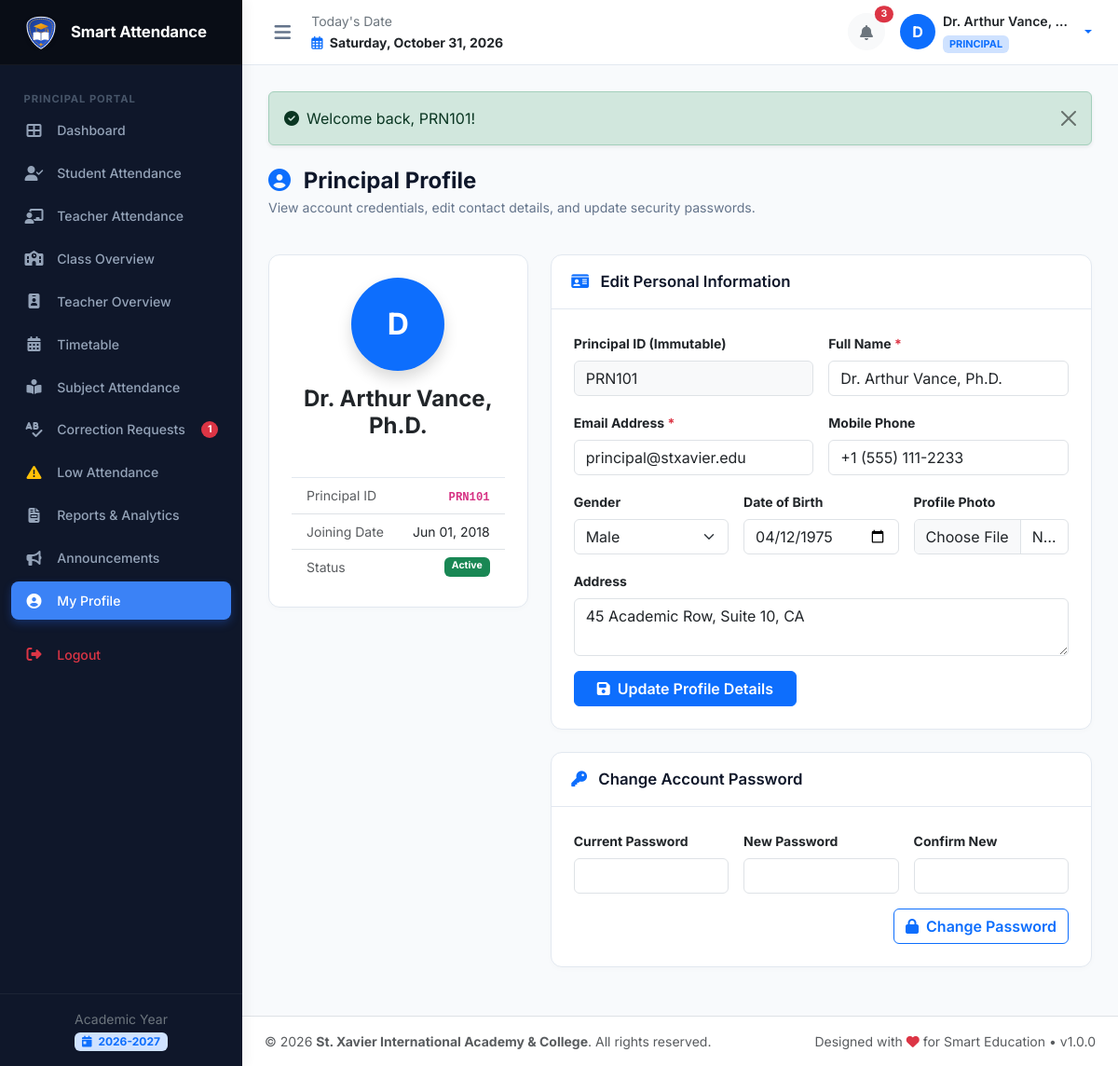
The app's page /principal/profile.php (signed in) with its own data.
### tables this page shows
CREATE TABLE `academic_years` (
  `id` INT AUTO_INCREMENT PRIMARY KEY,
  `name` VARCHAR(50) NOT NULL UNIQUE,
  `start_date` DATE NOT NULL,
  `end_date` DATE NOT NULL,
  `is_current` TINYINT(1) NOT NULL DEFAULT 0,
  `status` ENUM('active', 'archived') NOT NULL DEFAULT 'active',
  `created_at` TIMESTAMP DEFAULT CURRENT_TIMESTAMP
);

CREATE TABLE `principals` (
  `id` INT AUTO_INCREMENT PRIMARY KEY,
  `user_id` INT NOT NULL UNIQUE,
  `principal_id` VARCHAR(50) NOT NULL UNIQUE,
  `full_name` VARCHAR(150) NOT NULL,
  `photo` VARCHAR(255) NULL,
  `dob` DATE NULL,
  `gender` ENUM('male', 'female', 'other') DEFAULT 'male',
  `email` VARCHAR(120) NULL,
  `mobile` VARCHAR(25) NULL,
  `address` TEXT NULL,
  `joining_date` DATE NULL,
  `created_at` TIMESTAMP DEFAULT CURRENT_TIMESTAMP,
  `updated_at` TIMESTAMP DEFAULT CURRENT_TIMESTAMP ON UPDATE CURRENT_TIMESTAMP,
  FOREIGN KEY (`user_id`) REFERENCES `users`(`id`) ON DELETE CASCADE
);

CREATE TABLE `users` (
  `id` INT AUTO_INCREMENT PRIMARY KEY,
  `user_id` VARCHAR(50) NOT NULL UNIQUE,
  `password_hash` VARCHAR(255) NOT NULL,
  `role` ENUM('admin', 'principal', 'teacher', 'student') NOT NULL,
  `status` ENUM('active', 'inactive') NOT NULL DEFAULT 'active',
  `remember_token` VARCHAR(100) NULL,
  `last_login` DATETIME NULL,
  `created_at` TIMESTAMP DEFAULT CURRENT_TIMESTAMP,
  `updated_at` TIMESTAMP DEFAULT CURRENT_TIMESTAMP ON UPDATE CURRENT_TIMESTAMP,
  INDEX `idx_role_status` (`role`, `status`)
);

### principal/profile.php (the view, shortened to what the rows shown need)
<?php
require_once __DIR__ . '/../includes/functions.php';
require_once __DIR__ . '/../includes/auth.php';
$pdo = get_db_connection();
$currentUser = current_user();
$userId = (int)$currentUser['id'];
$pStmt = $pdo->prepare("SELECT p.*, u.user_id, u.status, u.last_login
                        FROM principals p
                        JOIN users u ON p.user_id = u.id
                        WHERE p.user_id = ?");
$pStmt->execute([$userId]);
$profile = $pStmt->fetch();
require_once __DIR__ . '/../includes/header.php';
require_once __DIR__ . '/../includes/sidebar.php';
require_once __DIR__ . '/../includes/navbar.php';
?>
<div class="page-header">
  <div>
    <h1 class="page-title"><i class="fas fa-user-circle me-2 text-primary"></i> Principal Profile</h1>
  </div>
</div>
<div class="row g-4">
  <div class="col-lg-4">
    <div class="card card-custom text-center p-4">
      <?php if (!empty($profile['photo'])): ?>
        <img src="<?= BASE_URL ?>/<?= e($profile['photo']) ?>" alt="Avatar" class="rounded-circle shadow mx-auto mb-3" style="width: 100px; height: 100px; object-fit: cover;">
      <?php else: ?>
        <div class="bg-primary text-white rounded-circle d-flex align-items-center justify-content-center mx-auto mb-3 shadow fs-2 fw-bold" style="width: 100px; height: 100px;">
          <?= strtoupper(substr($profile['full_name'] ?? 'P', 0, 1)) ?>
        </div>
      <?php endif; ?>
      <h4 class="fw-bold text-dark mb-1"><?= e($profile['full_name'] ?? 'Principal') ?></h4>
      <div class="badge bg-purple text-uppercase px-3 py-1 mb-3">Principal</div>
      <ul class="list-group list-group-flush text-start small">
        <li class="list-group-item d-flex justify-content-between">
          <strong><code><?= e($profile['principal_id'] ?? $profile['user_id']) ?></code></strong>
        </li>
        <li class="list-group-item d-flex justify-content-between">
          <span class="text-muted">Joining Date</span>
          <span><?= format_date($profile['joining_date']) ?></span>
        </li>
        <li class="list-group-item d-flex justify-content-between">
          <span class="text-muted">Status</span>
          <?= status_badge($profile['status']) ?>
        </li>
      </ul>
    </div>
  </div>
  <div class="col-lg-8">
    <div class="card card-custom mb-4">
      <div class="card-body p-4">
        <form method="POST" action="" enctype="multipart/form-data">
          <div class="row g-3 mb-3">
            <div class="col-md-6">
              <label class="form-label small fw-bold">Principal ID (Immutable)</label>
              <input type="text" class="form-control bg-light" value="<?= e($profile['principal_id'] ?? $profile['user_id']) ?>" readonly>
            </div>
            <div class="col-md-6">
              <label class="form-label small fw-bold">Full Name <span class="text-danger">*</span></label>
              <input type="text" name="full_name" class="form-control" value="<?= e($profile['full_name']) ?>" required>
            </div>
          </div>
          <div class="row g-3 mb-3">
            <div class="col-md-6">
              <label class="form-label small fw-bold">Email Address <span class="text-danger">*</span></label>
              <input type="email" name="email" class="form-control" value="<?= e($profile['email']) ?>" required>
            </div>
            <div class="col-md-6">
              <label class="form-label small fw-bold">Mobile Phone</label>
              <input type="tel" name="mobile" class="form-control" value="<?= e($profile['mobile']) ?>">
            </div>
          </div>
          <div class="row g-3 mb-3">
            <div class="col-md-4">
              <label class="form-label small fw-bold">Gender</label>
              <select name="gender" class="form-select">
                <option value="male" <?= ($profile['gender'] === 'male') ? 'selected' : '' ?>>Male</option>
              </select>
            </div>
            <div class="col-md-4">
              <label class="form-label small fw-bold">Date of Birth</label>
              <input type="date" name="dob" class="form-control" value="<?= e($profile['dob'] ?? '') ?>">
            </div>
          </div>
          <div class="mb-3">
            <label class="form-label small fw-bold">Address</label>
            <textarea name="address" class="form-control" rows="2"><?= e($profile['address']) ?></textarea>
          </div>
        </form>
      </div>
    </div>
  </div>
</div>
<?php require_once __DIR__ . '/../includes/footer.php'; ?>

### includes/sidebar.php (shortened to what the rows shown need)
<aside class="app-sidebar" id="appSidebar">
  <div class="sidebar-footer text-center">
    <small class="text-secondary d-block">Academic Year</small>
    <span class="badge bg-primary-subtle text-primary mt-1">
      <i class="fas fa-calendar-day me-1"></i> <?= e(get_active_academic_year()['name'] ?? '2026-2027') ?>
    </span>
  </div>
</aside>

### includes/navbar.php (shortened to what the rows shown need)
<?php
$user = current_user();
?>
<div class="app-main">
  <header class="app-navbar no-print">
    <div class="d-flex align-items-center gap-3">
      <div class="dropdown">
        <a href="#" class="d-flex align-items-center gap-2 text-decoration-none dropdown-toggle user-profile-menu" data-bs-toggle="dropdown" aria-expanded="false">
          <?php if (!empty($user['photo'])): ?>
            <img src="<?= BASE_URL ?>/<?= e($user['photo']) ?>" alt="Avatar">
          <?php else: ?>
            <div class="bg-primary text-white rounded-circle d-flex align-items-center justify-content-center fw-bold" style="width: 38px; height: 38px;">
              <?= strtoupper(substr($user['full_name'] ?? 'U', 0, 1)) ?>
            </div>
          <?php endif; ?>
          <div class="d-none d-sm-block text-start">
            <div class="fw-semibold text-dark text-truncate" style="max-width: 140px; font-size: 0.88rem;"><?= e($user['full_name'] ?? 'User') ?></div>
            <span class="badge bg-primary-subtle text-primary text-uppercase" style="font-size: 0.68rem;"><?= e($user['role'] ?? 'guest') ?></span>
          </div>
        </a>
      </div>
    </div>
  </header>
  <main class="app-content">

### includes/functions.php (shortened to what the rows shown need)
<?php
function e(?string $value): string {
    return htmlspecialchars((string)($value ?? ''), ENT_QUOTES, 'UTF-8');
}
function get_active_academic_year(): ?array {
    $pdo = get_db_connection();
    $stmt = $pdo->query("SELECT * FROM academic_years WHERE is_current = 1 LIMIT 1");
    $year = $stmt->fetch();
    return $year ?: null;
}
function format_date(?string $date, string $format = 'M d, Y'): string {
    $timestamp = strtotime($date);
    return $timestamp ? date($format, $timestamp) : '-';
}
function status_badge(string $status): string {
    $status = strtolower($status);
    return match ($status) {
        'present' => '<span class="badge bg-success-subtle text-success border border-success px-2 py-1"><i class="fas fa-check me-1"></i>Present</span>',
        'absent' => '<span class="badge bg-danger-subtle text-danger border border-danger px-2 py-1"><i class="fas fa-times me-1"></i>Absent</span>',
        'late' => '<span class="badge bg-warning-subtle text-warning-emphasis border border-warning px-2 py-1"><i class="fas fa-clock me-1"></i>Late</span>',
        'half_day' => '<span class="badge bg-warning-subtle text-warning border border-warning px-2 py-1"><i class="fas fa-adjust me-1"></i>Half Day</span>',
        'on_leave' => '<span class="badge bg-info-subtle text-info-emphasis border border-info px-2 py-1"><i class="fas fa-plane me-1"></i>On Leave</span>',
        'active' => '<span class="badge bg-success text-white px-2 py-1">Active</span>',
        'inactive' => '<span class="badge bg-secondary text-white px-2 py-1">Inactive</span>',
        'pending' => '<span class="badge bg-warning text-dark px-2 py-1"><i class="fas fa-hourglass-half me-1"></i>Pending</span>',
        'approved' => '<span class="badge bg-success text-white px-2 py-1"><i class="fas fa-check me-1"></i>Approved</span>',
        'rejected' => '<span class="badge bg-danger text-white px-2 py-1"><i class="fas fa-ban me-1"></i>Rejected</span>',
        default => '<span class="badge bg-secondary px-2 py-1">' . e(ucfirst($status)) . '</span>'
    };
}

### records on screen
academic_years: name "2026-2027"
principals: full_name "D", full_name "Dr. Arthur Vance,…", full_name "Dr. Arthur Vance, Ph.D.", principal "PRN101", joining_date "Jun 01, 2018", user.status "Active", email "principal@stxavier.edu", mobile "+1 (555) 111-2233", gender "Male", dob "04/12/1975", address "45 Academic Row, Suite 10, CA"

### other values on screen
$pendingCorrections "1"
$unreadCount "3"
$user['role'] "PRINCIPAL"
$msg['message'] "Welcome back, PRN101!"
$schoolName "St. Xavier International Academy & College"
APP_VERSION "1.0.0"
